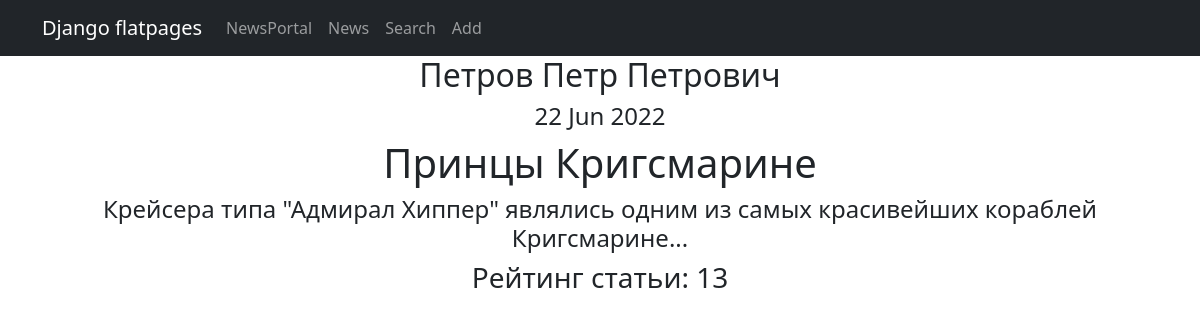
The page /news/2 on the database its author committed.
### News/models.py (models this page shows, shortened)
class Post(models.Model):
    author_post = models.ForeignKey(Author, on_delete=models.CASCADE)
    сhoice_post = models.CharField(max_length=2, choices=POSITIONS, default=news)
    date_post = models.DateTimeField(auto_now_add=True)
    links_posts = models.ManyToManyField(Category, through='PostCategory')
    heading_post = models.CharField(max_length=255)
    text_post = models.TextField()
    rating_post = models.IntegerField(default=0)

class Author(models.Model):
    user = models.OneToOneField(User, on_delete=models.CASCADE)
    user_rating = models.IntegerField(default=0)
    def __str__(self):
        return f'{self.user}'

### News/views.py (the view)
# urls.py: path('<int:pk>', OnenewsDetail.as_view(), name='onenews'),
class OnenewsDetail(DetailView):
    model = Post
    template_name = 'onenews.html'
    context_object_name = 'onenews'

### News/templatetags/censor_filters.py (called while the page is built)
@register.filter()
def censor(value):
    try:
        if not isinstance(value, str):
            raise AttributeError("Ошибка! Вы применяете фильтр не к строковому типу данных.")
        value = value.split()
        for i, word in enumerate(value):
            if any(stor_word in word for stor_word in stop_list):
                value[i] = word[0] + "".join('*' if cen.isalpha() else cen for cen in word)
                value[i] = value[i].replace('*', '', 1)
        return " ".join(value)
    except TypeError:
        print('Error')

### templates/onenews.html (shortened to what this page needs)
{% extends 'flatpages/default.html' %}
{% load censor_filters %}
{% block content %}
    <h2>{{ onenews.author_post }}</h2>
    <h4>{{ onenews.date_post|date:'d M Y' }}</h4>
    <h1>{{ onenews.heading_post|censor }}</h1>
    <h4>{{ onenews.text_post|censor }}</h4>
    <h3>Рейтинг статьи: {{ onenews.rating_post }}</h3>
{% endblock content %}

### rows shown on the page
Post: author_post "Петров Петр Петрович", date_post "22 Jun 2022", heading_post|censor "Принцы Кригсмарине", text_post|censor "Крейсера типа \"Адмирал Хиппер\" являлись одним из самых красивейших кораблей Кригсмарине...", rating_post "13"
